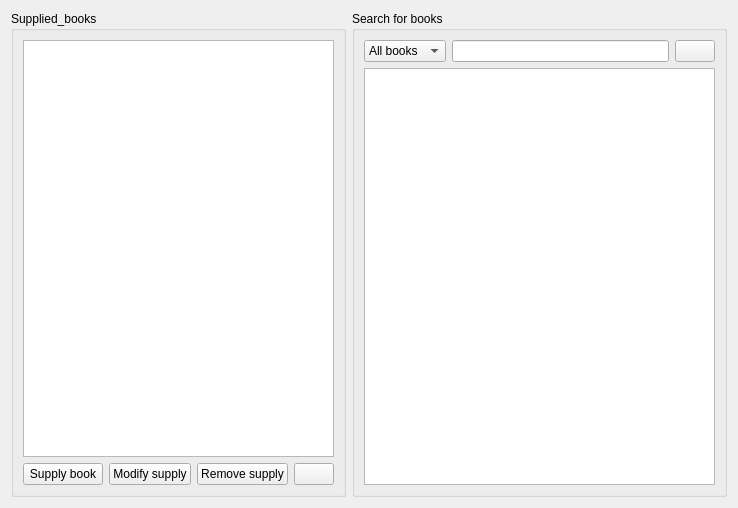
<?xml version="1.0" encoding="UTF-8"?>
<ui version="4.0">
 <class>Supplier</class>
 <widget class="QWidget" name="Supplier">
  <property name="geometry">
   <rect>
    <x>0</x>
    <y>0</y>
    <width>738</width>
    <height>508</height>
   </rect>
  </property>
  <property name="windowTitle">
   <string>LMS</string>
  </property>
  <property name="windowIcon">
   <iconset>
    <normaloff>:/iconwindow.png</normaloff>:/iconwindow.png</iconset>
  </property>
  <property name="autoFillBackground">
   <bool>true</bool>
  </property>
  <layout class="QVBoxLayout" name="verticalLayout_3">
   <item>
    <layout class="QHBoxLayout" name="horizontalLayout_4" stretch="4,5">
     <item>
      <widget class="QGroupBox" name="groupBox">
       <property name="title">
        <string>Supplied_books</string>
       </property>
       <layout class="QVBoxLayout" name="verticalLayout">
        <item>
         <widget class="QTableView" name="tableView_supplied_books">
          <property name="selectionMode">
           <enum>QAbstractItemView::SingleSelection</enum>
          </property>
          <property name="selectionBehavior">
           <enum>QAbstractItemView::SelectRows</enum>
          </property>
          <property name="cornerButtonEnabled">
           <bool>false</bool>
          </property>
         </widget>
        </item>
        <item>
         <layout class="QHBoxLayout" name="horizontalLayout">
          <item>
           <spacer name="horizontalSpacer">
            <property name="orientation">
             <enum>Qt::Horizontal</enum>
            </property>
            <property name="sizeHint" stdset="0">
             <size>
              <width>40</width>
              <height>20</height>
             </size>
            </property>
           </spacer>
          </item>
          <item>
           <widget class="QPushButton" name="pushButton_supply_book">
            <property name="toolTip">
             <string>Supply a new book to the library</string>
            </property>
            <property name="text">
             <string>Supply book</string>
            </property>
            <property name="icon">
             <iconset resource="../src.qrc">
              <normaloff>:/images/addbook.png</normaloff>:/images/addbook.png</iconset>
            </property>
            <property name="iconSize">
             <size>
              <width>20</width>
              <height>20</height>
             </size>
            </property>
           </widget>
          </item>
          <item>
           <widget class="QPushButton" name="pushButton_modify_supply">
            <property name="toolTip">
             <string>Modify information for selected supplied book</string>
            </property>
            <property name="text">
             <string>Modify supply</string>
            </property>
            <property name="icon">
             <iconset resource="../src.qrc">
              <normaloff>:/images/modify.png</normaloff>:/images/modify.png</iconset>
            </property>
            <property name="iconSize">
             <size>
              <width>20</width>
              <height>20</height>
             </size>
            </property>
           </widget>
          </item>
          <item>
           <widget class="QPushButton" name="pushButton_remove_supply">
            <property name="toolTip">
             <string>Cancel selected book supply</string>
            </property>
            <property name="text">
             <string>Remove supply</string>
            </property>
            <property name="icon">
             <iconset resource="../src.qrc">
              <normaloff>:/images/deletebook-icon.png</normaloff>:/images/deletebook-icon.png</iconset>
            </property>
            <property name="iconSize">
             <size>
              <width>20</width>
              <height>20</height>
             </size>
            </property>
           </widget>
          </item>
          <item>
           <spacer name="horizontalSpacer_2">
            <property name="orientation">
             <enum>Qt::Horizontal</enum>
            </property>
            <property name="sizeHint" stdset="0">
             <size>
              <width>40</width>
              <height>20</height>
             </size>
            </property>
           </spacer>
          </item>
          <item>
           <widget class="QPushButton" name="pushButton_refresh">
            <property name="toolTip">
             <string>Refresh</string>
            </property>
            <property name="text">
             <string/>
            </property>
            <property name="icon">
             <iconset resource="../src.qrc">
              <normaloff>:/images/refresh.png</normaloff>:/images/refresh.png</iconset>
            </property>
            <property name="iconSize">
             <size>
              <width>20</width>
              <height>20</height>
             </size>
            </property>
           </widget>
          </item>
         </layout>
        </item>
       </layout>
      </widget>
     </item>
     <item>
      <widget class="QGroupBox" name="groupBox_2">
       <property name="title">
        <string>Search for books</string>
       </property>
       <layout class="QVBoxLayout" name="verticalLayout_2">
        <item>
         <layout class="QHBoxLayout" name="horizontalLayout_3" stretch="0,1,0">
          <item>
           <widget class="QComboBox" name="comboBox">
            <property name="sizePolicy">
             <sizepolicy hsizetype="Preferred" vsizetype="Preferred">
              <horstretch>0</horstretch>
              <verstretch>0</verstretch>
             </sizepolicy>
            </property>
            <property name="toolTip">
             <string>Search by</string>
            </property>
            <item>
             <property name="text">
              <string>All books</string>
             </property>
            </item>
            <item>
             <property name="text">
              <string>Title</string>
             </property>
            </item>
            <item>
             <property name="text">
              <string>Author</string>
             </property>
            </item>
            <item>
             <property name="text">
              <string>Publisher</string>
             </property>
            </item>
            <item>
             <property name="text">
              <string>Year</string>
             </property>
            </item>
            <item>
             <property name="text">
              <string>ISBN</string>
             </property>
            </item>
           </widget>
          </item>
          <item>
           <widget class="QLineEdit" name="lineEdit_search_book">
            <property name="sizePolicy">
             <sizepolicy hsizetype="Preferred" vsizetype="Preferred">
              <horstretch>0</horstretch>
              <verstretch>0</verstretch>
             </sizepolicy>
            </property>
           </widget>
          </item>
          <item>
           <widget class="QPushButton" name="pushButton_search_book">
            <property name="sizePolicy">
             <sizepolicy hsizetype="Preferred" vsizetype="Preferred">
              <horstretch>0</horstretch>
              <verstretch>0</verstretch>
             </sizepolicy>
            </property>
            <property name="toolTip">
             <string>Search</string>
            </property>
            <property name="text">
             <string/>
            </property>
            <property name="icon">
             <iconset resource="../src.qrc">
              <normaloff>:/images/search-icon.png</normaloff>:/images/search-icon.png</iconset>
            </property>
            <property name="iconSize">
             <size>
              <width>24</width>
              <height>24</height>
             </size>
            </property>
           </widget>
          </item>
         </layout>
        </item>
        <item>
         <widget class="QTableView" name="tableView_books"/>
        </item>
       </layout>
      </widget>
     </item>
    </layout>
   </item>
  </layout>
 </widget>
 <resources>
  <include location="../src.qrc"/>
 </resources>
 <connections/>
</ui>
